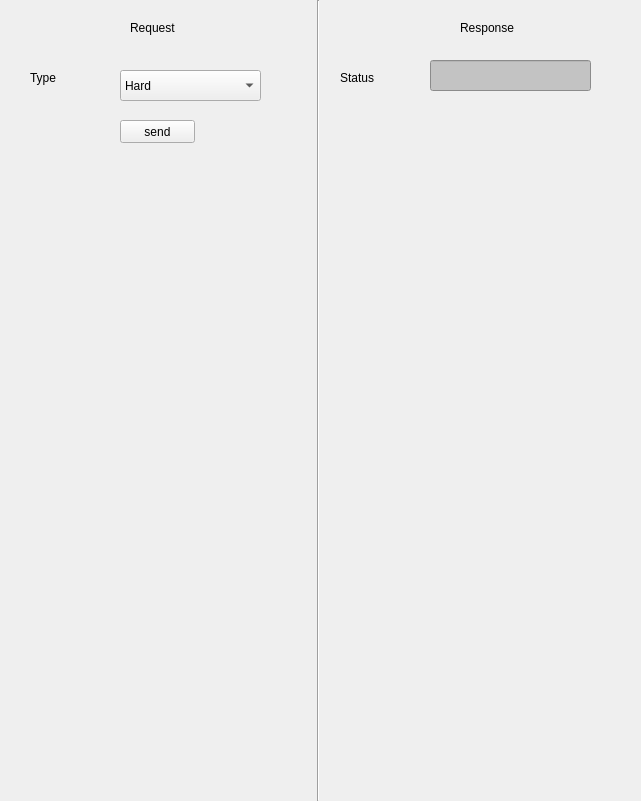
     <widget class="QWidget" name="widget_Reset" native="true">
      <property name="geometry">
       <rect>
        <x>0</x>
        <y>120</y>
        <width>641</width>
        <height>801</height>
       </rect>
      </property>
      <property name="font">
       <font>
        <strikeout>false</strikeout>
       </font>
      </property>
      <property name="focusPolicy">
       <enum>Qt::NoFocus</enum>
      </property>
      <property name="autoFillBackground">
       <bool>true</bool>
      </property>
      <widget class="QLabel" name="label_62">
       <property name="geometry">
        <rect>
         <x>460</x>
         <y>20</y>
         <width>61</width>
         <height>16</height>
        </rect>
       </property>
       <property name="text">
        <string>Response</string>
       </property>
      </widget>
      <widget class="Line" name="line_25">
       <property name="geometry">
        <rect>
         <x>310</x>
         <y>0</y>
         <width>16</width>
         <height>801</height>
        </rect>
       </property>
       <property name="orientation">
        <enum>Qt::Vertical</enum>
       </property>
      </widget>
      <widget class="QLabel" name="label_63">
       <property name="geometry">
        <rect>
         <x>130</x>
         <y>20</y>
         <width>61</width>
         <height>16</height>
        </rect>
       </property>
       <property name="text">
        <string>Request</string>
       </property>
      </widget>
      <widget class="QLabel" name="label_Type_Reset_Request">
       <property name="geometry">
        <rect>
         <x>30</x>
         <y>70</y>
         <width>81</width>
         <height>16</height>
        </rect>
       </property>
       <property name="text">
        <string>Type</string>
       </property>
      </widget>
      <widget class="QLabel" name="label_Status_Reset_Response">
       <property name="geometry">
        <rect>
         <x>340</x>
         <y>70</y>
         <width>81</width>
         <height>16</height>
        </rect>
       </property>
       <property name="text">
        <string>Status</string>
       </property>
      </widget>
      <widget class="QLineEdit" name="lineEdit_Status_Reset_Response">
       <property name="geometry">
        <rect>
         <x>430</x>
         <y>60</y>
         <width>161</width>
         <height>31</height>
        </rect>
       </property>
       <property name="autoFillBackground">
        <bool>false</bool>
       </property>
       <property name="styleSheet">
        <string notr="true">background:rgb(195, 195, 195)</string>
       </property>
       <property name="text">
        <string/>
       </property>
       <property name="readOnly">
        <bool>true</bool>
       </property>
      </widget>
      <widget class="QPushButton" name="pushButton_Send_reset">
       <property name="geometry">
        <rect>
         <x>120</x>
         <y>120</y>
         <width>75</width>
         <height>23</height>
        </rect>
       </property>
       <property name="text">
        <string>send</string>
       </property>
      </widget>
      <widget class="QComboBox" name="comboBox_Type_Reset_Request">
       <property name="geometry">
        <rect>
         <x>120</x>
         <y>70</y>
         <width>141</width>
         <height>31</height>
        </rect>
       </property>
       <item>
        <property name="text">
         <string>Hard</string>
        </property>
       </item>
       <item>
        <property name="text">
         <string>Soft</string>
        </property>
       </item>
      </widget>
     </widget>
